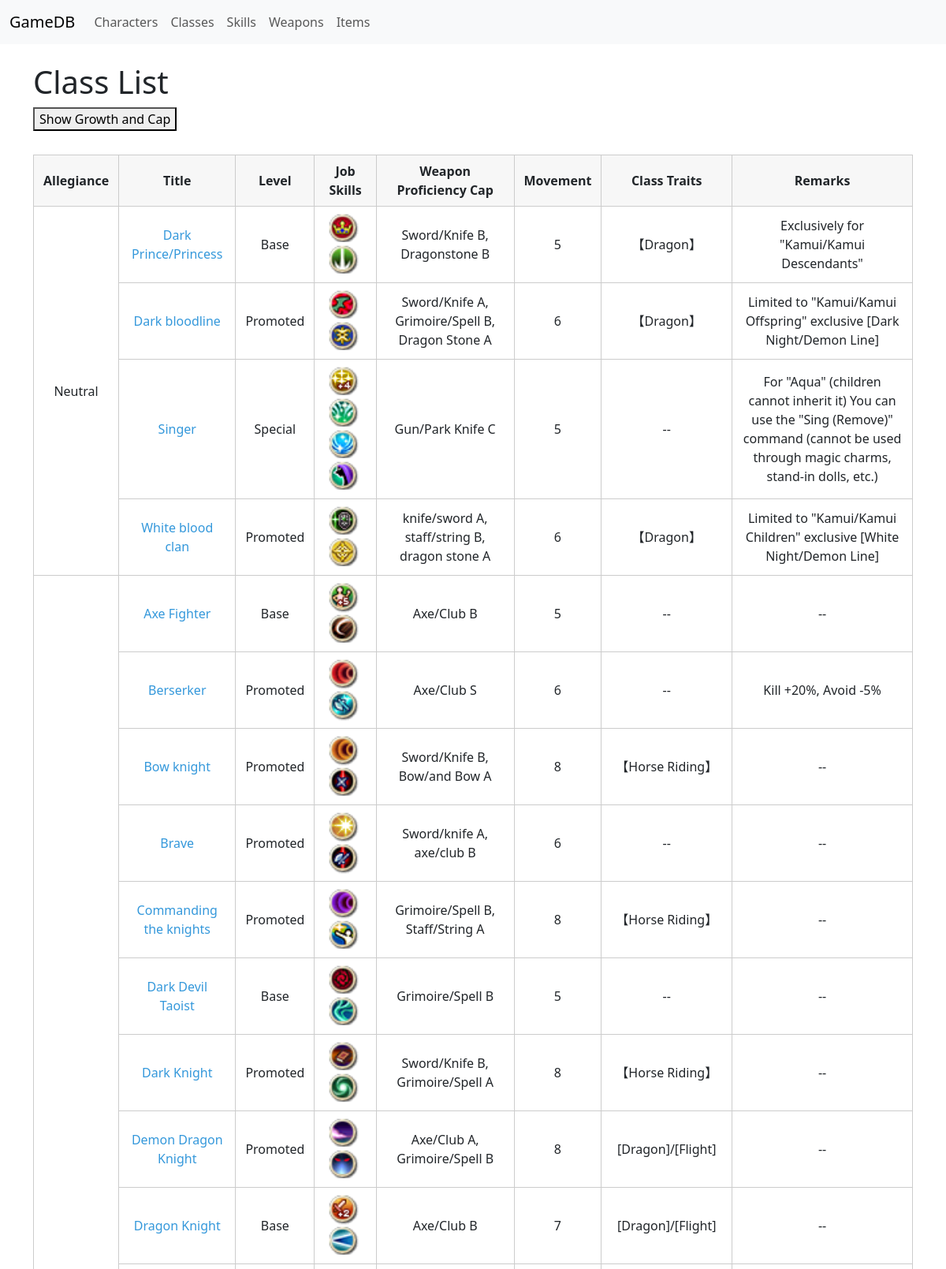
/classes/ (upper part), run on the app's committed database.
### FEIF_DB/models.py (models this page shows, shortened)
class Job(models.Model):
    id=models.AutoField(primary_key=True)
    Allegiance=models.CharField(max_length=100,choices=[('A','Neutral'),('B','Dark'),('C','Light')])
    title = models.CharField(max_length=100)
    level=models.CharField(max_length=10,choices=[('A','Base'),('B','Promoted'),('C','Special')])
    skills = models.ManyToManyField('Skill', blank=True)
    Weapon_Proficiency_Cap=models.CharField(max_length=100)
    movement=models.IntegerField()
    growth_hp = models.IntegerField(verbose_name="HP Growth Modifier (%)")
    growth_strength = models.IntegerField(verbose_name="Strength Growth Modifier (%)")
    growth_magic = models.IntegerField(verbose_name="Magic Growth Modifier (%)")
    growth_skill = models.IntegerField(verbose_name="Skill Growth Modifier (%)")
    growth_speed = models.IntegerField(verbose_name="Speed Growth Modifier (%)")
    growth_luck = models.IntegerField(verbose_name="Luck Growth Modifier (%)")
    growth_defense = models.IntegerField(verbose_name="Defense Growth Modifier (%)")
    growth_resistance = models.IntegerField(verbose_name="Resistance Growth Modifier (%)")
    cap_hp = models.IntegerField(verbose_name="HP Cap")
    cap_strength = models.IntegerField(verbose_name="Strength Cap")
    cap_magic = models.IntegerField(verbose_name="Magic Cap")
    cap_skill = models.IntegerField(verbose_name="Skill Cap")
    cap_speed = models.IntegerField(verbose_name="Speed Cap")
    cap_luck = models.IntegerField(verbose_name="Luck Cap")
    cap_defense = models.IntegerField(verbose_name="Defense Cap")
    cap_resistance = models.IntegerField(verbose_name="Resistance Cap")
    cap_total = models.IntegerField(verbose_name="Total Cap")
    Class_Traits=models.CharField(max_length=100)
    remarks=models.TextField()

class Skill(models.Model):
    id=models.AutoField(primary_key=True)
    source_job = models.ForeignKey(Job, on_delete=models.CASCADE, related_name='source_skills', verbose_name="Skill Source Job")
    icon = models.ImageField(upload_to='skill_icons/', blank=True, null=True)
    name = models.CharField(max_length=100)
    description = models.TextField(blank=True)
    learn_condition = models.TextField(blank=True, verbose_name="Normal Learn Condition")

### FEIF_DB/views.py (the view)
# urls.py: path('classes/', views.class_list, name='class_list'),
def class_list(request):
    classes = Job.objects.all().order_by('Allegiance', 'title')
    rend = render(request, 'class_list.html', {'classes': classes})
    return HttpResponse(rend)

### templates/class_list.html (shortened to what this page needs)
{% extends 'base.html' %}
{% block content %}
<h1>Class List</h1>
<button id="toggleGrowthCapBtn" style="margin-bottom:10px;">Show Growth and Cap</button>
{% regroup classes by Allegiance as classes_by_allegiance %}
<div style="overflow-x:auto;">
<table>
  <thead>
    <tr>
      <th>Allegiance</th>
      <th>Title</th>
      <th>Level</th>
      <th>Job Skills</th>
      <th>Weapon Proficiency Cap</th>
      <th>Movement</th>
      <th>Class Traits</th>
      <th>Remarks</th>
    </tr>
  </thead>
  <tbody>
    {% if classes.exists %}
      {% for group in classes_by_allegiance %}
        {% for job in group.list %}
          <tr>
            {% if forloop.first %}
              <td rowspan="{{ group.list|length }}">
                {% if group.grouper == 'A' %} Neutral
                {% elif group.grouper == 'B' %} Dark
                {% elif group.grouper == 'C' %} Light
                {% else %} Unknown
                {% endif %}
              </td>
            {% endif %}
            <td><a href="{% url 'class_detail' job.id %}">{{ job.title }}</a></td>
            <td>
              {% if job.level == 'A' %} Base
              {% elif job.level == 'B' %} Promoted
                  {% elif job.level == 'C' %}Special
              {% else %} Unknown
              {% endif %}
            </td>
            <td>
              {% if job.source_skills.exists %}
                {% for skill in job.source_skills.all %}
                  {% if skill.icon %}
                    <a href="{% url 'skill_list' %}#skill-{{ skill.id }}">
                      <img src="{{ skill.icon.url }}" alt="{{ skill.name }}" style="margin-right:4px; vertical-align:middle;">
                    </a>
                  {% else %}
                    —
                  {% endif %}
                {% endfor %}
              {% else %}
                —
              {% endif %}
            </td>
            <td>{{ job.Weapon_Proficiency_Cap }}</td>
            <td>{{ job.movement }}</td>
            <td>{{ job.Class_Traits }}</td>
            <td>{{ job.remarks|default:"—" }}</td>
          </tr>
        {% endfor %}
      {% endfor %}
    {% else %}
      <tr><td colspan="26">No jobs found.</td></tr>
    {% endif %}
  </tbody>
</table>
</div>
{% endblock %}

### templates/class_list.html (style rules this page uses)
table { width: 100%; border-collapse: collapse; margin-top: 20px; }
th, td { border: 1px solid #ccc; padding: 8px 12px; text-align: center; }
th { background-color: #f7f7f7; }
img { height: 40px; }
a { color: #3498db; text-decoration: none; }

### data on the page
Job: shows "Neutral", title "Dark Prince/Princess", level "Base", Weapon_Proficiency_Cap "Sword/Knife B, Dragonstone B", movement "5", Class_Traits "【Dragon】", remarks "Exclusively for \"Kamui/Kamui Descendants\""
Skill: icon (picture)
Skill: icon (picture)
Job: title "Dark bloodline", level "Promoted", Weapon_Proficiency_Cap "Sword/Knife A, Grimoire/Spell B, Dragon Stone A", movement "6", Class_Traits "【Dragon】", remarks "Limited to \"Kamui/Kamui Offspring\" exclusive [Dark Night/Demon Line]"
Skill: icon (picture)
Skill: icon (picture)
Job: title "Singer", level "Special", Weapon_Proficiency_Cap "Gun/Park Knife C", movement "5", Class_Traits "--", remarks "For \"Aqua\" (children cannot inherit it) You can use the \"Sing (Remove)\" command (cannot be used through magic charms, stand-in dolls, etc.)"
Skill: icon (picture)
Skill: icon (picture)
Skill: icon (picture)
Skill: icon (picture)
Job: title "White blood clan", level "Promoted", Weapon_Proficiency_Cap "knife/sword A, staff/string B, dragon stone A", movement "6", Class_Traits "【Dragon】", remarks "Limited to \"Kamui/Kamui Children\" exclusive [White Night/Demon Line]"
Skill: icon (picture)
Skill: icon (picture)
Job: title "Axe Fighter", level "Base", Weapon_Proficiency_Cap "Axe/Club B", movement "5", Class_Traits "--", remarks "--"
Skill: icon (picture)
Skill: icon (picture)
Job: title "Berserker", level "Promoted", Weapon_Proficiency_Cap "Axe/Club S", movement "6", Class_Traits "--", remarks "Kill +20%, Avoid -5%"
Skill: icon (picture)
Skill: icon (picture)
Job: title "Bow knight", level "Promoted", Weapon_Proficiency_Cap "Sword/Knife B, Bow/and Bow A", movement "8", Class_Traits "【Horse Riding】", remarks "--"
Skill: icon (picture)
Skill: icon (picture)
Job: title "Brave", level "Promoted", Weapon_Proficiency_Cap "Sword/knife A, axe/club B", movement "6", Class_Traits "--", remarks "--"
Skill: icon (picture)
Skill: icon (picture)
Job: title "Commanding the knights", level "Promoted", Weapon_Proficiency_Cap "Grimoire/Spell B, Staff/String A", movement "8", Class_Traits "【Horse Riding】", remarks "--"
Skill: icon (picture)
Skill: icon (picture)
Job: title "Dark Devil Taoist", level "Base", Weapon_Proficiency_Cap "Grimoire/Spell B", movement "5", Class_Traits "--", remarks "--"
Skill: icon (picture)
Skill: icon (picture)
Job: title "Dark Knight", level "Promoted", Weapon_Proficiency_Cap "Sword/Knife B, Grimoire/Spell A", movement "8", Class_Traits "【Horse Riding】", remarks "--"
Skill: icon (picture)
Skill: icon (picture)
Job: title "Demon Dragon Knight", level "Promoted", Weapon_Proficiency_Cap "Axe/Club A, Grimoire/Spell B", movement "8", Class_Traits "[Dragon]/[Flight]", remarks "--"
Skill: icon (picture)
Skill: icon (picture)
Job: title "Dragon Knight", level "Base", Weapon_Proficiency_Cap "Axe/Club B", movement "7", Class_Traits "[Dragon]/[Flight]", remarks "--"
Skill: icon (picture)
Skill: icon (picture)
